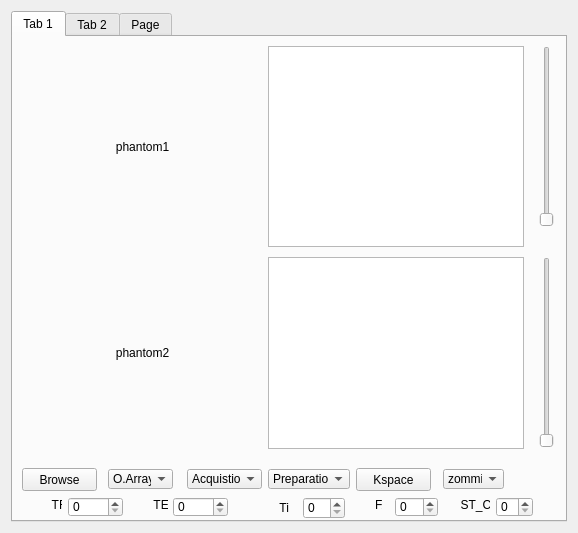
<?xml version="1.0" encoding="UTF-8"?>
<ui version="4.0">
 <class>Form</class>
 <widget class="QWidget" name="Form">
  <property name="geometry">
   <rect>
    <x>0</x>
    <y>0</y>
    <width>578</width>
    <height>533</height>
   </rect>
  </property>
  <property name="windowTitle">
   <string>Form</string>
  </property>
  <layout class="QGridLayout" name="gridLayout">
   <item row="0" column="0">
    <widget class="QTabWidget" name="tabWidget">
     <property name="currentIndex">
      <number>0</number>
     </property>
     <widget class="QWidget" name="tab">
      <attribute name="title">
       <string>Tab 1</string>
      </attribute>
      <widget class="QSlider" name="contrast">
       <property name="geometry">
        <rect>
         <x>523</x>
         <y>220</y>
         <width>22</width>
         <height>191</height>
        </rect>
       </property>
       <property name="minimum">
        <number>1</number>
       </property>
       <property name="maximum">
        <number>10</number>
       </property>
       <property name="orientation">
        <enum>Qt::Vertical</enum>
       </property>
      </widget>
      <widget class="QPushButton" name="pushButton">
       <property name="geometry">
        <rect>
         <x>9</x>
         <y>431</y>
         <width>75</width>
         <height>23</height>
        </rect>
       </property>
       <property name="text">
        <string>Browse</string>
       </property>
      </widget>
      <widget class="QSlider" name="brightness">
       <property name="geometry">
        <rect>
         <x>523</x>
         <y>9</y>
         <width>22</width>
         <height>181</height>
        </rect>
       </property>
       <property name="minimum">
        <number>1</number>
       </property>
       <property name="maximum">
        <number>10</number>
       </property>
       <property name="orientation">
        <enum>Qt::Vertical</enum>
       </property>
      </widget>
      <widget class="QSpinBox" name="spinBox_TR">
       <property name="geometry">
        <rect>
         <x>55</x>
         <y>460</y>
         <width>55</width>
         <height>20</height>
        </rect>
       </property>
       <property name="sizePolicy">
        <sizepolicy hsizetype="Minimum" vsizetype="Fixed">
         <horstretch>0</horstretch>
         <verstretch>0</verstretch>
        </sizepolicy>
       </property>
       <property name="maximum">
        <number>10000</number>
       </property>
       <property name="singleStep">
        <number>100</number>
       </property>
       <property name="value">
        <number>0</number>
       </property>
      </widget>
      <widget class="QSpinBox" name="spinBox_stcy">
       <property name="geometry">
        <rect>
         <x>483</x>
         <y>460</y>
         <width>37</width>
         <height>20</height>
        </rect>
       </property>
       <property name="singleStep">
        <number>10</number>
       </property>
       <property name="value">
        <number>0</number>
       </property>
      </widget>
      <widget class="QComboBox" name="comboBox_prep">
       <property name="geometry">
        <rect>
         <x>255</x>
         <y>432</y>
         <width>82</width>
         <height>20</height>
        </rect>
       </property>
       <item>
        <property name="text">
         <string>Preparation</string>
        </property>
       </item>
       <item>
        <property name="text">
         <string>IR</string>
        </property>
       </item>
       <item>
        <property name="text">
         <string>T2_Prep</string>
        </property>
       </item>
       <item>
        <property name="text">
         <string>Tagging</string>
        </property>
       </item>
      </widget>
      <widget class="QSpinBox" name="spinBox_TE">
       <property name="geometry">
        <rect>
         <x>160</x>
         <y>460</y>
         <width>55</width>
         <height>20</height>
        </rect>
       </property>
       <property name="maximum">
        <number>10000</number>
       </property>
       <property name="singleStep">
        <number>10</number>
       </property>
       <property name="value">
        <number>0</number>
       </property>
      </widget>
      <widget class="PlotWidget" name="graphicsView_t1">
       <property name="geometry">
        <rect>
         <x>255</x>
         <y>9</y>
         <width>256</width>
         <height>201</height>
        </rect>
       </property>
      </widget>
      <widget class="PlotWidget" name="graphicsView_t2">
       <property name="geometry">
        <rect>
         <x>255</x>
         <y>220</y>
         <width>256</width>
         <height>192</height>
        </rect>
       </property>
      </widget>
      <widget class="QPushButton" name="pushButton_2">
       <property name="geometry">
        <rect>
         <x>343</x>
         <y>431</y>
         <width>75</width>
         <height>23</height>
        </rect>
       </property>
       <property name="text">
        <string>Kspace</string>
       </property>
      </widget>
      <widget class="QComboBox" name="comboBox_sp">
       <property name="geometry">
        <rect>
         <x>95</x>
         <y>432</y>
         <width>65</width>
         <height>20</height>
        </rect>
       </property>
       <item>
        <property name="text">
         <string>O.Array</string>
        </property>
       </item>
       <item>
        <property name="text">
         <string>T1</string>
        </property>
       </item>
       <item>
        <property name="text">
         <string>T2</string>
        </property>
       </item>
       <item>
        <property name="text">
         <string>PD</string>
        </property>
       </item>
      </widget>
      <widget class="QLabel" name="label">
       <property name="geometry">
        <rect>
         <x>9</x>
         <y>460</y>
         <width>40</width>
         <height>16</height>
        </rect>
       </property>
       <property name="text">
        <string>         TR</string>
       </property>
      </widget>
      <widget class="QLabel" name="label_3">
       <property name="geometry">
        <rect>
         <x>299</x>
         <y>460</y>
         <width>70</width>
         <height>16</height>
        </rect>
       </property>
       <property name="text">
        <string>                   FA</string>
       </property>
      </widget>
      <widget class="QSpinBox" name="spinBox_FA">
       <property name="geometry">
        <rect>
         <x>382</x>
         <y>460</y>
         <width>43</width>
         <height>20</height>
        </rect>
       </property>
       <property name="maximum">
        <number>180</number>
       </property>
       <property name="singleStep">
        <number>90</number>
       </property>
       <property name="value">
        <number>0</number>
       </property>
      </widget>
      <widget class="QLabel" name="label_4">
       <property name="geometry">
        <rect>
         <x>431</x>
         <y>460</y>
         <width>46</width>
         <height>16</height>
        </rect>
       </property>
       <property name="text">
        <string>     ST_CY</string>
       </property>
      </widget>
      <widget class="QLabel" name="label_2">
       <property name="geometry">
        <rect>
         <x>134</x>
         <y>460</y>
         <width>21</width>
         <height>16</height>
        </rect>
       </property>
       <property name="text">
        <string>  TE</string>
       </property>
      </widget>
      <widget class="QComboBox" name="comboBox_aqu">
       <property name="geometry">
        <rect>
         <x>174</x>
         <y>432</y>
         <width>75</width>
         <height>20</height>
        </rect>
       </property>
       <item>
        <property name="text">
         <string>Acquistion</string>
        </property>
       </item>
       <item>
        <property name="text">
         <string>GRE</string>
        </property>
       </item>
       <item>
        <property name="text">
         <string>SSFP</string>
        </property>
       </item>
       <item>
        <property name="text">
         <string>SE</string>
        </property>
       </item>
      </widget>
      <widget class="QLabel" name="phantom1">
       <property name="geometry">
        <rect>
         <x>9</x>
         <y>9</y>
         <width>241</width>
         <height>201</height>
        </rect>
       </property>
       <property name="sizePolicy">
        <sizepolicy hsizetype="Preferred" vsizetype="Preferred">
         <horstretch>0</horstretch>
         <verstretch>0</verstretch>
        </sizepolicy>
       </property>
       <property name="text">
        <string>phantom1</string>
       </property>
       <property name="scaledContents">
        <bool>true</bool>
       </property>
       <property name="alignment">
        <set>Qt::AlignCenter</set>
       </property>
      </widget>
      <widget class="QLabel" name="phantom3">
       <property name="geometry">
        <rect>
         <x>9</x>
         <y>220</y>
         <width>241</width>
         <height>191</height>
        </rect>
       </property>
       <property name="text">
        <string>phantom2</string>
       </property>
       <property name="scaledContents">
        <bool>true</bool>
       </property>
       <property name="alignment">
        <set>Qt::AlignCenter</set>
       </property>
      </widget>
      <widget class="QComboBox" name="cbZoom">
       <property name="geometry">
        <rect>
         <x>430</x>
         <y>432</y>
         <width>61</width>
         <height>20</height>
        </rect>
       </property>
       <item>
        <property name="text">
         <string>zomming</string>
        </property>
       </item>
       <item>
        <property name="text">
         <string>separated</string>
        </property>
       </item>
       <item>
        <property name="text">
         <string>linked</string>
        </property>
       </item>
      </widget>
      <widget class="QSpinBox" name="spinBox">
       <property name="geometry">
        <rect>
         <x>290</x>
         <y>460</y>
         <width>42</width>
         <height>22</height>
        </rect>
       </property>
       <property name="maximum">
        <number>1000</number>
       </property>
       <property name="singleStep">
        <number>10</number>
       </property>
      </widget>
      <widget class="QLabel" name="label_5">
       <property name="geometry">
        <rect>
         <x>230</x>
         <y>460</y>
         <width>51</width>
         <height>21</height>
        </rect>
       </property>
       <property name="text">
        <string>           Ti</string>
       </property>
      </widget>
     </widget>
     <widget class="QWidget" name="tab_2">
      <attribute name="title">
       <string>Tab 2</string>
      </attribute>
      <widget class="QLabel" name="phantom6">
       <property name="geometry">
        <rect>
         <x>290</x>
         <y>20</y>
         <width>251</width>
         <height>211</height>
        </rect>
       </property>
       <property name="text">
        <string/>
       </property>
       <property name="scaledContents">
        <bool>true</bool>
       </property>
       <property name="alignment">
        <set>Qt::AlignCenter</set>
       </property>
      </widget>
      <widget class="PlotWidget" name="graphicsView">
       <property name="geometry">
        <rect>
         <x>15</x>
         <y>260</y>
         <width>521</width>
         <height>221</height>
        </rect>
       </property>
      </widget>
      <widget class="QWidget" name="gridLayoutWidget">
       <property name="geometry">
        <rect>
         <x>20</x>
         <y>10</y>
         <width>211</width>
         <height>231</height>
        </rect>
       </property>
       <layout class="QGridLayout" name="gridLayout_2"/>
      </widget>
     </widget>
     <widget class="QWidget" name="tab_3">
      <attribute name="title">
       <string>Page</string>
      </attribute>
      <widget class="QPushButton" name="ernst_btttn">
       <property name="geometry">
        <rect>
         <x>220</x>
         <y>380</y>
         <width>75</width>
         <height>23</height>
        </rect>
       </property>
       <property name="text">
        <string>ernst </string>
       </property>
      </widget>
      <widget class="PlotWidget" name="ernst_graph">
       <property name="geometry">
        <rect>
         <x>80</x>
         <y>60</y>
         <width>371</width>
         <height>281</height>
        </rect>
       </property>
      </widget>
     </widget>
    </widget>
   </item>
  </layout>
 </widget>
 <customwidgets>
  <customwidget>
   <class>PlotWidget</class>
   <extends>QGraphicsView</extends>
   <header location="global">pyqtgraph</header>
  </customwidget>
 </customwidgets>
 <resources/>
 <connections/>
</ui>
